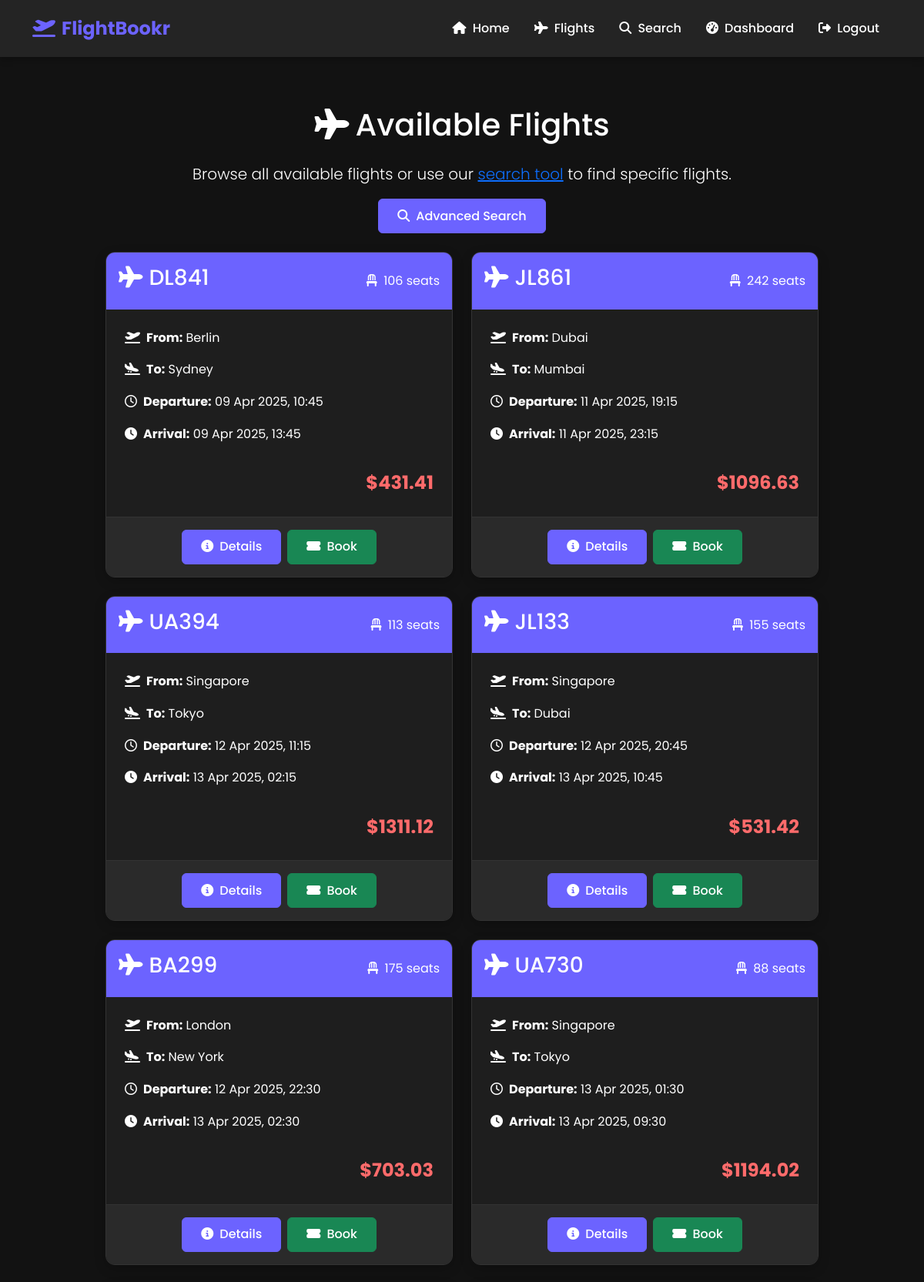
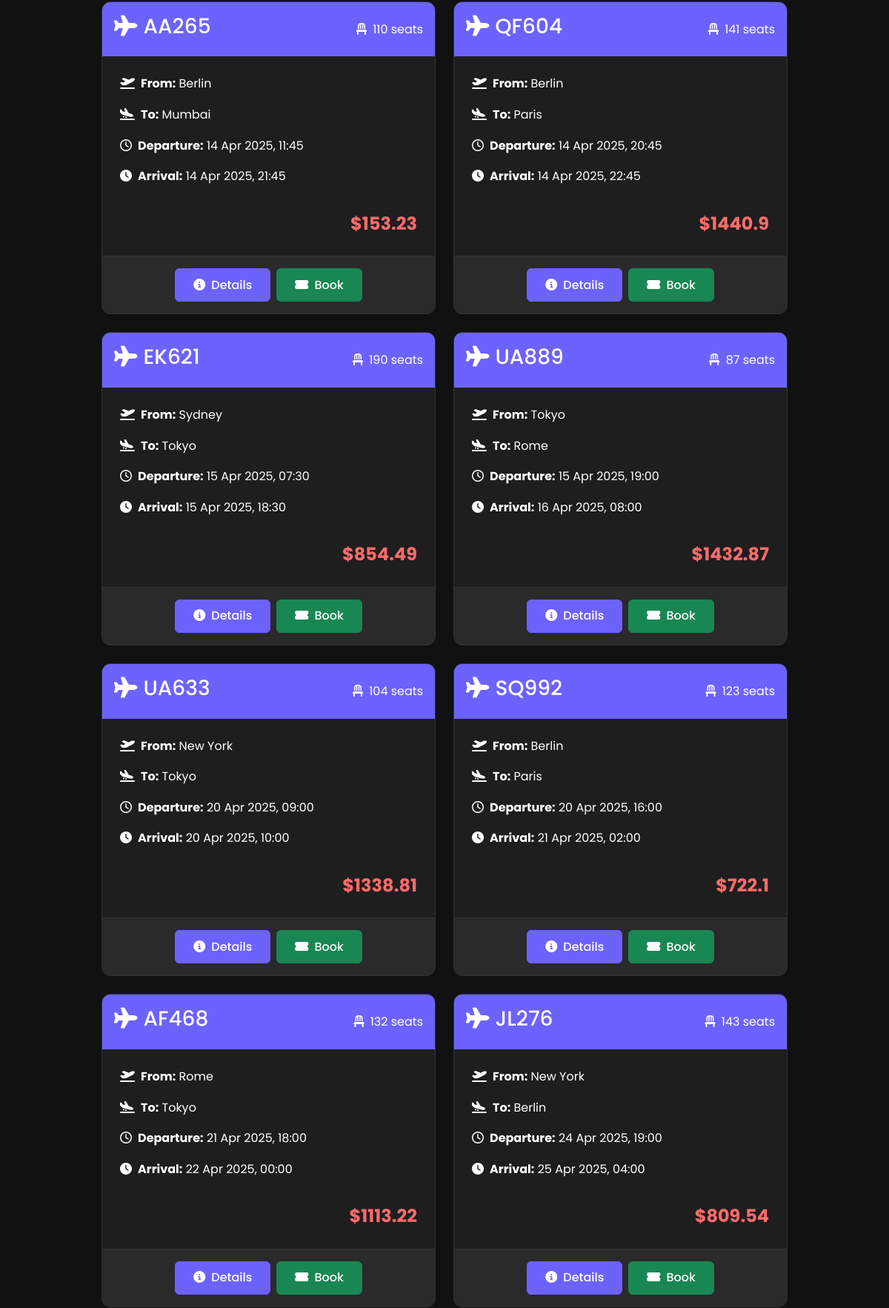
The page /flights (signed in, upper part) on the database its author committed (2 pictures, top to bottom).
### tables this page shows
CREATE TABLE flights (
        id INTEGER PRIMARY KEY AUTOINCREMENT,
        flight_number TEXT NOT NULL,
        origin TEXT NOT NULL,
        destination TEXT NOT NULL,
        departure_time TIMESTAMP NOT NULL,
        arrival_time TIMESTAMP NOT NULL,
        price REAL NOT NULL,
        total_seats INTEGER NOT NULL,
        available_seats INTEGER NOT NULL
    );

### app.py (the view)
@app.route('/flights')
def flights():
    all_flights = get_all_flights()
    return render_template('flights.html', flights=all_flights)

### app.py (called while the page is built)
@app.template_filter('date_format')
def date_format(value, format='%Y-%m-%d %H:%M'):
    if value is None:
        return ""
    if isinstance(value, str):
        try:
            for fmt in ['%Y-%m-%d %H:%M:%S', '%Y-%m-%d %H:%M:%S.%f', '%Y-%m-%d %H:%M']:
                try:
                    value = datetime.strptime(value, fmt)
                    break
                except ValueError:
                    continue
        except Exception as e:
            print(f"Error parsing date: {e}")
            return value
    try:
        return value.strftime(format)
    except Exception as e:
        print(f"Error formatting date: {e}")
        return str(value)

### db.py (called while the page is built)
def get_db_connection():
    conn = sqlite3.connect(DATABASE_PATH)
    conn.row_factory = sqlite3.Row
    return conn

### flight.py (called while the page is built)
def get_all_flights(limit=None):
    conn = get_db_connection()
    cursor = conn.cursor()
    query = "SELECT * FROM flights WHERE available_seats > 0 ORDER BY departure_time ASC"
    if limit:
        query += f" LIMIT {limit}"
    cursor.execute(query)
    flights = [dict(flight) for flight in cursor.fetchall()]
    conn.close()
    return flights

### templates/flights.html (shortened to what this page needs)
{% extends 'base.html' %}
{% block content %}
<div class="container py-5">
    <div class="row justify-content-center">
        <div class="col-lg-10">
            <h1 class="text-center mb-4"><i class="fas fa-plane me-2"></i>Available Flights</h1>
            <div class="text-center mb-4">
                <p class="lead">Browse all available flights or use our <a href="{{ url_for('search') }}">search tool</a> to find specific flights.</p>
                <div class="mt-3">
                    <a href="{{ url_for('search') }}" class="btn btn-primary">
                        <i class="fas fa-search me-2"></i>Advanced Search
                    </a>
                </div>
            </div>
            <div>
                {% if flights %}
                    <div class="flight-cards">
                        {% for flight in flights %}
                        <div class="flight-card">
                            <div class="flight-card-header">
                                <h3><i class="fas fa-plane me-2"></i>{{ flight.flight_number }}</h3>
                                <span><i class="fas fa-chair me-1"></i> {{ flight.available_seats }} seats</span>
                            </div>
                            <div class="flight-card-body">
                                <div class="flight-info">
                                    <p><i class="fas fa-plane-departure me-2"></i><strong>From:</strong> {{ flight.origin }}</p>
                                    <p><i class="fas fa-plane-arrival me-2"></i><strong>To:</strong> {{ flight.destination }}</p>
                                    <p><i class="far fa-clock me-2"></i><strong>Departure:</strong> {{ flight.departure_time|date_format('%d %b %Y, %H:%M') }}</p>
                                    <p><i class="fas fa-clock me-2"></i><strong>Arrival:</strong> {{ flight.arrival_time|date_format('%d %b %Y, %H:%M') }}</p>
                                </div>
                                <div class="flight-price">${{ flight.price }}</div>
                            </div>
                            <div class="flight-card-footer">
                                <div class="d-flex justify-content-center gap-2">
                                    <a href="{{ url_for('flight_details', flight_id=flight.id) }}" class="btn btn-primary">
                                        <i class="fas fa-info-circle me-1"></i> Details
                                    </a>
                                    {% if 'user_id' in session %}
                                    <a href="{{ url_for('book_flight', flight_id=flight.id) }}" class="btn btn-success">
                                        <i class="fas fa-ticket-alt me-1"></i> Book
                                    </a>
                                    {% endif %}
                                </div>
                            </div>
                        </div>
                        {% endfor %}
                    </div>
                {% else %}
                    <div class="alert alert-info p-4 text-center">
                        <i class="fas fa-info-circle fa-2x mb-3"></i>
                        <h3>No flights available at the moment.</h3>
                        <p>Please check back later or adjust your search criteria.</p>
                    </div>
                {% endif %}
            </div>
        </div>
    </div>
</div>
{% endblock %}

### static/css/style.css (style rules this page uses)
:root { --primary-color: #6c63ff; --primary-color-dark: #5046e5; --secondary-color: #4a47a3; --accent-color: #ff6b6b; --dark-bg: #121212; --card-bg: #1e1e1e; --header-bg: #242424; --card-header: #2a2a2a; --text-primary: #ffffff; --text-secondary: #b3b3b3; --text-muted: #8b8b8b; --border-color: #333333; --hover-color: #7367ff; --success-color: #4caf50; --info-color: #2196f3; --warning-color: #ff9800; --danger-color: #f44336; }
body { font-family: 'Poppins', sans-serif; line-height: 1.6; color: var(--text-primary); background-color: var(--dark-bg); }
.flight-cards { display: grid; grid-template-columns: repeat(auto-fill, minmax(320px, 1fr)); gap: 1.5rem; }
.flight-card { background-color: var(--card-bg); border-radius: 12px; box-shadow: 0 5px 15px rgba(0, 0, 0, 0.2); overflow: hidden; transition: transform 0.3s, box-shadow 0.3s; height: 100%; display: flex; flex-direction: column; border: 1px solid var(--border-color); }
.flight-card-header { background-color: var(--primary-color); color: white; padding: 1rem; display: flex; justify-content: space-between; align-items: center; }
.flight-card-body { padding: 1.5rem; flex-grow: 1; display: flex; flex-direction: column; background-color: var(--card-bg); }
.flight-info { margin-bottom: 1rem; flex-grow: 1; color: var(--text-primary); }
.flight-price { font-size: 1.5rem; font-weight: 700; color: var(--accent-color); text-align: right; margin-top: auto; }
.flight-card-footer { background-color: var(--card-header); padding: 1rem; text-align: center; border-top: 1px solid var(--border-color); }
.btn { padding: 0.6rem 1.5rem; border-radius: 6px; font-weight: 500; transition: all 0.3s; }
.btn-primary { background-color: var(--primary-color); border-color: var(--primary-color); color: white; }

### rows shown on the page
flights: flight_number "DL841", available_seats "106", origin "Berlin", destination "Sydney", departure_time "09 Apr 2025, 10:45", arrival_time "09 Apr 2025, 13:45", price "431.41"
flights: flight_number "JL861", available_seats "242", origin "Dubai", destination "Mumbai", departure_time "11 Apr 2025, 19:15", arrival_time "11 Apr 2025, 23:15", price "1096.63"
flights: flight_number "UA394", available_seats "113", origin "Singapore", destination "Tokyo", departure_time "12 Apr 2025, 11:15", arrival_time "13 Apr 2025, 02:15", price "1311.12"
flights: flight_number "JL133", available_seats "155", origin "Singapore", destination "Dubai", departure_time "12 Apr 2025, 20:45", arrival_time "13 Apr 2025, 10:45", price "531.42"
flights: flight_number "BA299", available_seats "175", origin "London", destination "New York", departure_time "12 Apr 2025, 22:30", arrival_time "13 Apr 2025, 02:30", price "703.03"
flights: flight_number "UA730", available_seats "88", origin "Singapore", destination "Tokyo", departure_time "13 Apr 2025, 01:30", arrival_time "13 Apr 2025, 09:30", price "1194.02"
flights: flight_number "AA265", available_seats "110", origin "Berlin", destination "Mumbai", departure_time "14 Apr 2025, 11:45", arrival_time "14 Apr 2025, 21:45", price "153.23"
flights: flight_number "QF604", available_seats "141", origin "Berlin", destination "Paris", departure_time "14 Apr 2025, 20:45", arrival_time "14 Apr 2025, 22:45", price "1440.9"
flights: flight_number "EK621", available_seats "190", origin "Sydney", destination "Tokyo", departure_time "15 Apr 2025, 07:30", arrival_time "15 Apr 2025, 18:30", price "854.49"
flights: flight_number "UA889", available_seats "87", origin "Tokyo", destination "Rome", departure_time "15 Apr 2025, 19:00", arrival_time "16 Apr 2025, 08:00", price "1432.87"
flights: flight_number "UA633", available_seats "104", origin "New York", destination "Tokyo", departure_time "20 Apr 2025, 09:00", arrival_time "20 Apr 2025, 10:00", price "1338.81"
flights: flight_number "SQ992", available_seats "123", origin "Berlin", destination "Paris", departure_time "20 Apr 2025, 16:00", arrival_time "21 Apr 2025, 02:00", price "722.1"
flights: flight_number "AF468", available_seats "132", origin "Rome", destination "Tokyo", departure_time "21 Apr 2025, 18:00", arrival_time "22 Apr 2025, 00:00", price "1113.22"
flights: flight_number "JL276", available_seats "143", origin "New York", destination "Berlin", departure_time "24 Apr 2025, 19:00", arrival_time "25 Apr 2025, 04:00", price "809.54"
